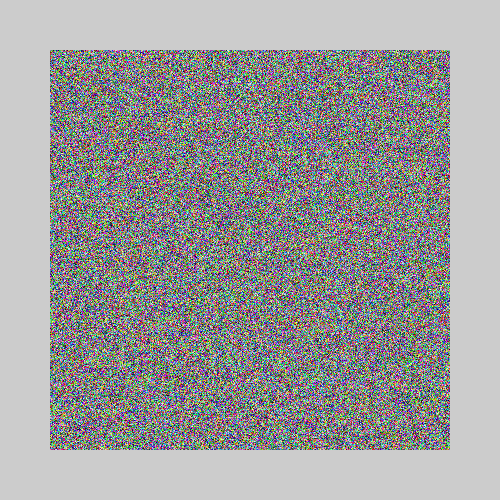
Frame 1 (no input)
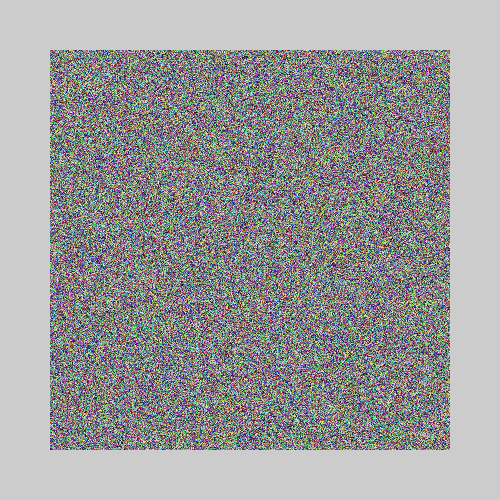
Frame 60 (the mouse pressed at the canvas centre just before this capture)
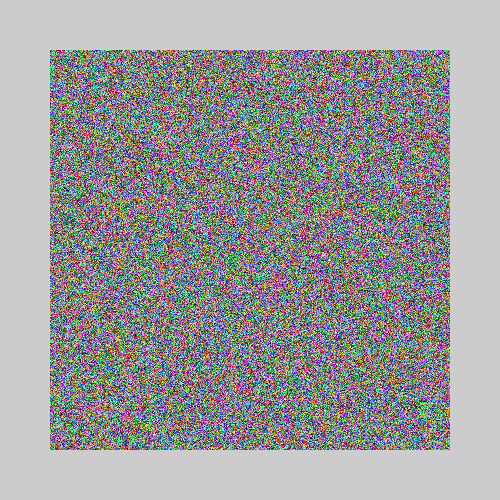
Frame 120 (the mouse held since frame 60 and released just before this capture)

The Processing sketch that drew these frames (run headless with seeded random() and noise(); from frame 60 on, the mouse is pressed at the canvas centre):

// Processing sketch: sketch_261013a_imagen_alpha
// ── sketch_261013a_imagen_alpha.pde
PImage img;
PImage imgAlpha;
void setup () {
  size (500, 500);
  img = createImage(400, 400, RGB);
  imgAlpha = createImage(400, 400, ARGB);
  imgAlpha.loadPixels();
  for (int i = 0; i < img.pixels.length; i++) {
    imgAlpha.pixels[i] = color(0, 0, 255, 100);
  }
  imgAlpha.updatePixels();
  imgAleatoria(img); 
}
void imgAleatoria (PImage img) {
  img.loadPixels();
  for (int j = 0; j < img.pixels.length ; j++) {
    int r = round(random (0, 255));
    int g = round(random (0, 255));
    int b = round(random (0, 255));
    img.pixels[j] = color(r, g, b);
  }
  img.updatePixels();
}
void draw () {
  image (img, 50, 50);
  imgAleatoria(img);
}
